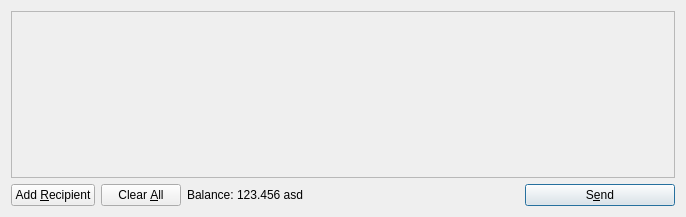
<?xml version="1.0" encoding="UTF-8"?>
<ui version="4.0">
 <class>SendCoinsDialog</class>
 <widget class="QDialog" name="SendCoinsDialog">
  <property name="geometry">
   <rect>
    <x>0</x>
    <y>0</y>
    <width>686</width>
    <height>217</height>
   </rect>
  </property>
  <property name="windowTitle">
   <string>Send Coins</string>
  </property>
  <layout class="QVBoxLayout" name="verticalLayout">
   <item>
    <widget class="QScrollArea" name="scrollArea">
     <property name="widgetResizable">
      <bool>true</bool>
     </property>
     <widget class="QWidget" name="scrollAreaWidgetContents">
      <property name="geometry">
       <rect>
        <x>0</x>
        <y>0</y>
        <width>666</width>
        <height>165</height>
       </rect>
      </property>
      <layout class="QVBoxLayout" name="verticalLayout_2">
       <property name="margin">
        <number>0</number>
       </property>
       <item>
        <layout class="QVBoxLayout" name="entries">
         <property name="spacing">
          <number>6</number>
         </property>
        </layout>
       </item>
       <item>
        <spacer name="verticalSpacer">
         <property name="orientation">
          <enum>Qt::Vertical</enum>
         </property>
         <property name="sizeHint" stdset="0">
          <size>
           <width>20</width>
           <height>40</height>
          </size>
         </property>
        </spacer>
       </item>
      </layout>
     </widget>
    </widget>
   </item>
   <item>
    <layout class="QHBoxLayout" name="horizontalLayout">
     <item>
      <widget class="QPushButton" name="addButton">
       <property name="toolTip">
        <string>Send to multiple recipients at once</string>
       </property>
       <property name="text">
        <string>Add &amp;Recipient</string>
       </property>
       <property name="icon">
        <iconset resource="../bitcoin.qrc">
         <normaloff>:/icons/add</normaloff>:/icons/add</iconset>
       </property>
       <property name="autoDefault">
        <bool>false</bool>
       </property>
      </widget>
     </item>
     <item>
      <widget class="QPushButton" name="clearButton">
       <property name="sizePolicy">
        <sizepolicy hsizetype="Minimum" vsizetype="Fixed">
         <horstretch>0</horstretch>
         <verstretch>0</verstretch>
        </sizepolicy>
       </property>
       <property name="toolTip">
        <string>Remove all transaction fields</string>
       </property>
       <property name="text">
        <string>Clear &amp;All</string>
       </property>
       <property name="icon">
        <iconset resource="../bitcoin.qrc">
         <normaloff>:/icons/remove</normaloff>:/icons/remove</iconset>
       </property>
       <property name="autoRepeatDelay">
        <number>300</number>
       </property>
       <property name="autoDefault">
        <bool>false</bool>
       </property>
      </widget>
     </item>
     <item>
      <layout class="QHBoxLayout" name="horizontalLayout_2">
       <property name="spacing">
        <number>3</number>
       </property>
       <item>
        <widget class="QLabel" name="label">
         <property name="text">
          <string>Balance:</string>
         </property>
        </widget>
       </item>
       <item>
        <widget class="QLabel" name="labelBalance">
         <property name="cursor">
          <cursorShape>IBeamCursor</cursorShape>
         </property>
         <property name="text">
          <string>123.456 asd</string>
         </property>
         <property name="textInteractionFlags">
          <set>Qt::LinksAccessibleByMouse|Qt::TextSelectableByKeyboard|Qt::TextSelectableByMouse</set>
         </property>
        </widget>
       </item>
      </layout>
     </item>
     <item>
      <spacer name="horizontalSpacer">
       <property name="orientation">
        <enum>Qt::Horizontal</enum>
       </property>
       <property name="sizeHint" stdset="0">
        <size>
         <width>40</width>
         <height>20</height>
        </size>
       </property>
      </spacer>
     </item>
     <item>
      <widget class="QPushButton" name="sendButton">
       <property name="minimumSize">
        <size>
         <width>150</width>
         <height>0</height>
        </size>
       </property>
       <property name="toolTip">
        <string>Confirm the send action</string>
       </property>
       <property name="text">
        <string>S&amp;end</string>
       </property>
       <property name="icon">
        <iconset resource="../bitcoin.qrc">
         <normaloff>:/icons/send</normaloff>:/icons/send</iconset>
       </property>
       <property name="default">
        <bool>true</bool>
       </property>
      </widget>
     </item>
    </layout>
   </item>
  </layout>
 </widget>
 <resources>
  <include location="../bitcoin.qrc"/>
 </resources>
 <connections/>
</ui>
